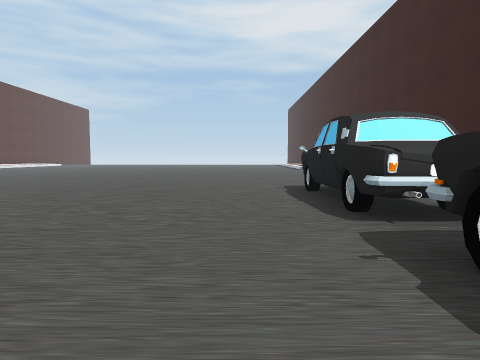
view 1 (above)

17 first-person views from a walk through a Unity game level. The camera is 0.72 m above the floor, tilts 4° down and sees 75° across. The floor is counted in squares, 1 m on a side. Each view is taken from the middle of a square. On the plan, view 1 faces up. The plan holds only what a view shows up to about 10 squares ahead; the rest is blank. The place goes on beyond the plan. The player character is not drawn.

view 2
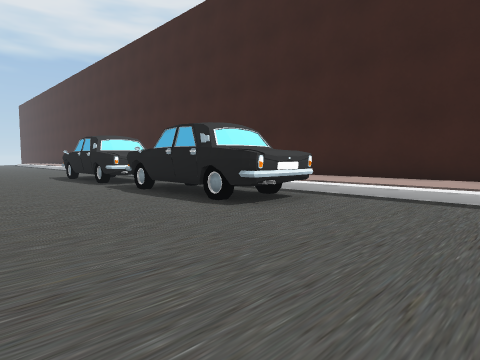

view 3
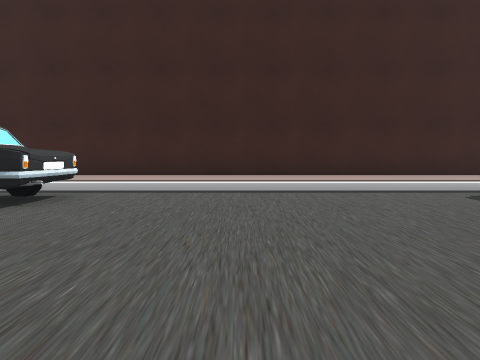

view 4
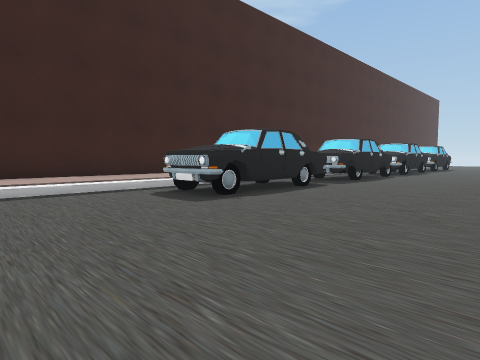

view 5
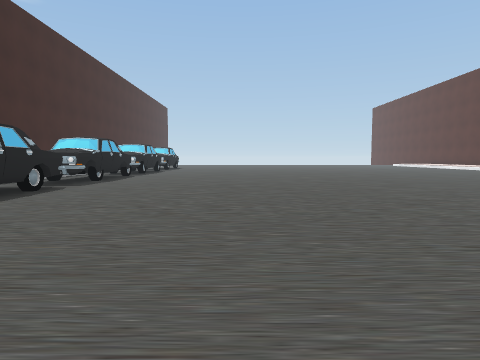

view 6
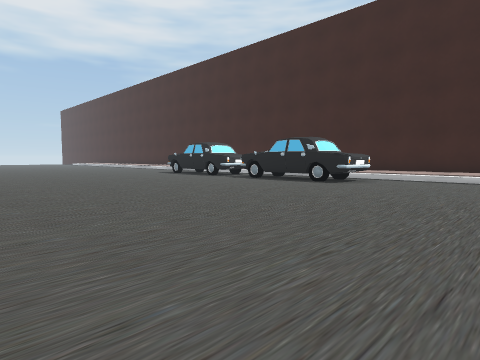

view 7
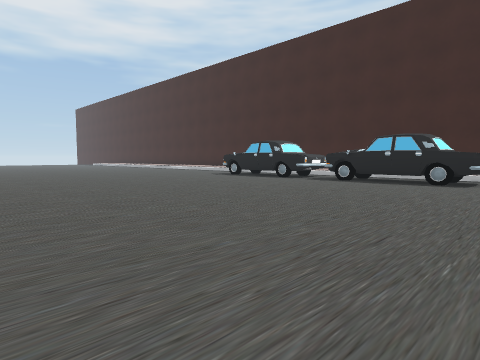

view 8
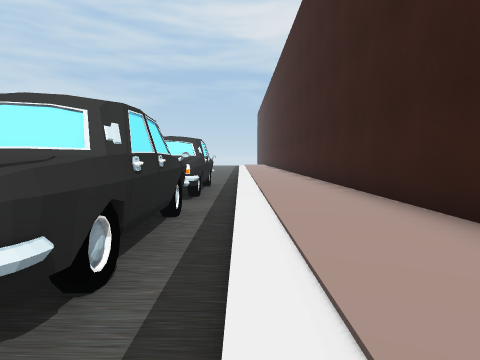

view 9
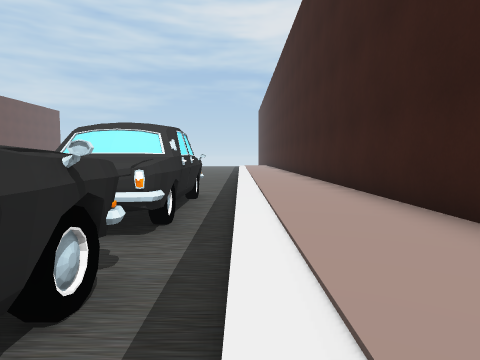

view 10
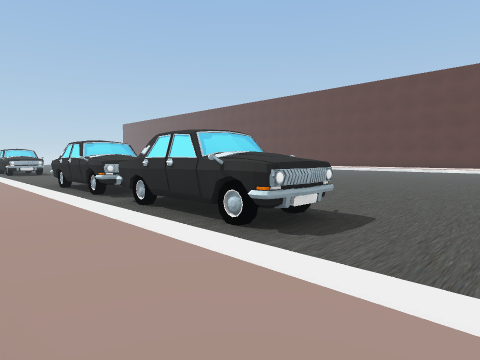

view 11
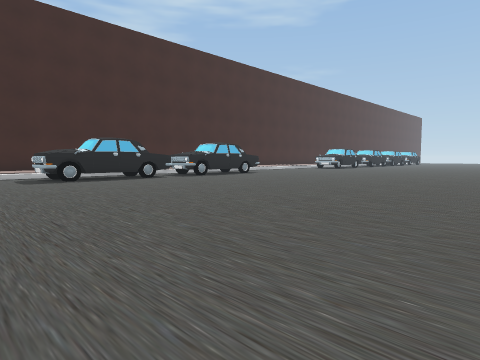

view 12
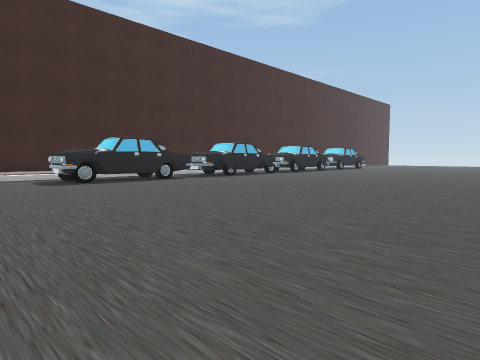

view 13
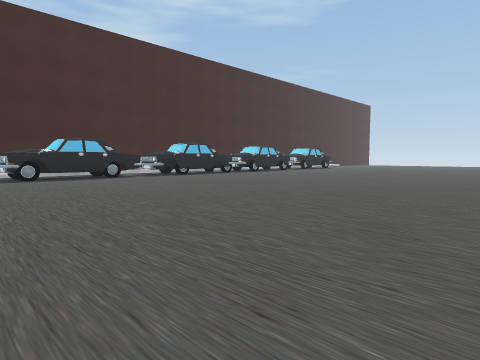

view 14
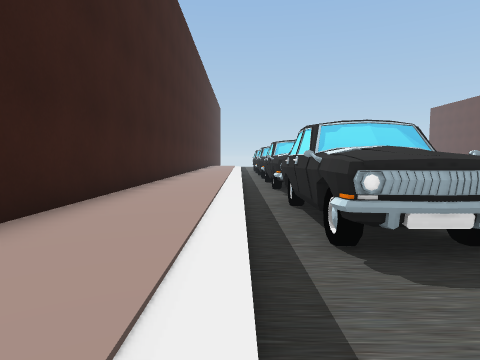

view 15
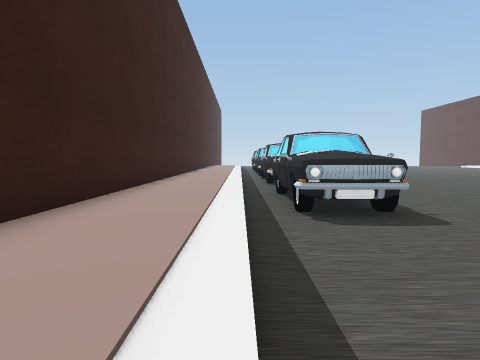

view 16
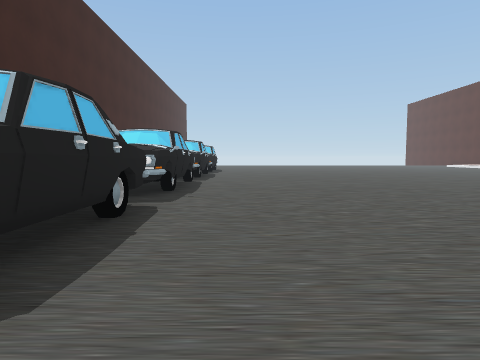

view 17
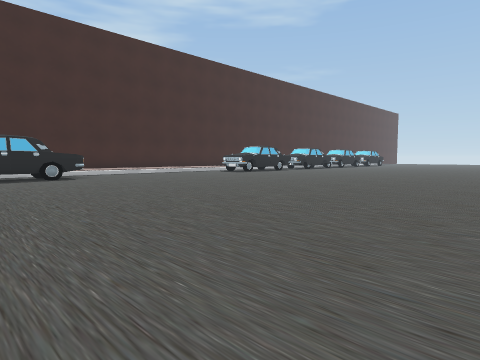

### Floor plan
Key: @ floor where view 1 was taken; # wall or solid block; . main floor; : floor 0.2 m higher than the main floor; / step, stairs or slope; C car.
Columns run from 10 left of view 1 to 7 right of it. Each row starts with its distance up from view 1.
 10  ............./::#
  9  ............./::#
  8  ...........C./::#
  7  ..........CCC/::#
  6  ..........CCC/::#
  5   .........CCC/::#
  4   ..........CC/::#
  3   ..........CC/::#
  2 ...........CCC/::#
  1 ...........CCC/::#
  0 ..........@CCC/::#
 -1 ............CC/::#
 -2 ............CC/::#
 -3  ............./::#
 -4  ............./::#
 -5  ............./::#
 -6  ............./::#
 -7  ............./::#
 -8 ............../::#
 -9 ............../::#
-10 ...........CCC/::#
-11 ...........CCC/::#
-12 ...........CCC/::#
-13  ...........CC/::#
-14  ...........CC/::#
-15 ...........CCC/::#
-16 ...........CCC/::#

Positions as (right, up) in squares from view 1, and headings:
1: (0, 0), facing up
2: (-2, -5), facing up-right
3: (-3, -5), facing right
4: (-3, -6), facing down-right
5: (-3, -6), facing down
6: (-7, -6), facing up-right
7: (-8, -3), facing up-right
8: (4, -3), facing up
9: (4, 0), facing up
10: (6, 10), facing down-left
11: (-9, 10), facing down-right
12: (-8, -7), facing down-right
13: (-10, -8), facing down-right
14: (4, -7), facing down
15: (4, -5), facing down
16: (0, -9), facing down
17: (-10, 2), facing down-right
